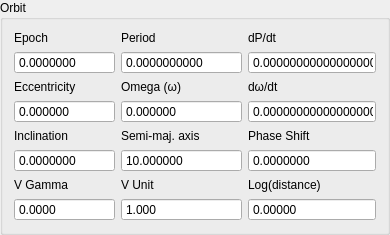
             <widget class="QGroupBox" name="groupBox_7">
              <property name="maximumSize">
               <size>
                <width>350</width>
                <height>16777215</height>
               </size>
              </property>
              <property name="title">
               <string>Orbit</string>
              </property>
              <layout class="QGridLayout" name="gridLayout_8">
               <item row="0" column="0">
                <widget class="QLabel" name="label_95">
                 <property name="sizePolicy">
                  <sizepolicy hsizetype="Preferred" vsizetype="Preferred">
                   <horstretch>0</horstretch>
                   <verstretch>0</verstretch>
                  </sizepolicy>
                 </property>
                 <property name="toolTip">
                  <string>Epoch of the eclipsing system in JD time</string>
                 </property>
                 <property name="statusTip">
                  <string>JD0</string>
                 </property>
                 <property name="text">
                  <string>Epoch</string>
                 </property>
                </widget>
               </item>
               <item row="0" column="1">
                <widget class="QLabel" name="label_97">
                 <property name="toolTip">
                  <string>Period</string>
                 </property>
                 <property name="statusTip">
                  <string>PZERO</string>
                 </property>
                 <property name="text">
                  <string>Period</string>
                 </property>
                </widget>
               </item>
               <item row="0" column="2">
                <widget class="QLabel" name="label_98">
                 <property name="toolTip">
                  <string>First time derivative of period</string>
                 </property>
                 <property name="text">
                  <string>dP/dt</string>
                 </property>
                </widget>
               </item>
               <item row="1" column="0">
                <widget class="QDoubleSpinBox" name="jd0_ipt">
                 <property name="sizePolicy">
                  <sizepolicy hsizetype="Preferred" vsizetype="Fixed">
                   <horstretch>0</horstretch>
                   <verstretch>0</verstretch>
                  </sizepolicy>
                 </property>
                 <property name="buttonSymbols">
                  <enum>QAbstractSpinBox::NoButtons</enum>
                 </property>
                 <property name="correctionMode">
                  <enum>QAbstractSpinBox::CorrectToNearestValue</enum>
                 </property>
                 <property name="decimals">
                  <number>7</number>
                 </property>
                 <property name="maximum">
                  <double>99999999.000000000000000</double>
                 </property>
                </widget>
               </item>
               <item row="1" column="1">
                <widget class="QDoubleSpinBox" name="p0_ipt">
                 <property name="sizePolicy">
                  <sizepolicy hsizetype="Minimum" vsizetype="Fixed">
                   <horstretch>0</horstretch>
                   <verstretch>0</verstretch>
                  </sizepolicy>
                 </property>
                 <property name="buttonSymbols">
                  <enum>QAbstractSpinBox::NoButtons</enum>
                 </property>
                 <property name="correctionMode">
                  <enum>QAbstractSpinBox::CorrectToNearestValue</enum>
                 </property>
                 <property name="decimals">
                  <number>10</number>
                 </property>
                 <property name="minimum">
                  <double>0.000000000000000</double>
                 </property>
                 <property name="maximum">
                  <double>999999.000000000000000</double>
                 </property>
                </widget>
               </item>
               <item row="1" column="2">
                <widget class="QDoubleSpinBox" name="dpdt_ipt">
                 <property name="sizePolicy">
                  <sizepolicy hsizetype="Minimum" vsizetype="Fixed">
                   <horstretch>0</horstretch>
                   <verstretch>0</verstretch>
                  </sizepolicy>
                 </property>
                 <property name="inputMethodHints">
                  <set>Qt::ImhFormattedNumbersOnly</set>
                 </property>
                 <property name="buttonSymbols">
                  <enum>QAbstractSpinBox::NoButtons</enum>
                 </property>
                 <property name="correctionMode">
                  <enum>QAbstractSpinBox::CorrectToNearestValue</enum>
                 </property>
                 <property name="decimals">
                  <number>18</number>
                 </property>
                 <property name="minimum">
                  <double>-999999.000000000000000</double>
                 </property>
                 <property name="maximum">
                  <double>9999999.000000000000000</double>
                 </property>
                </widget>
               </item>
               <item row="2" column="0">
                <widget class="QLabel" name="label_99">
                 <property name="sizePolicy">
                  <sizepolicy hsizetype="Preferred" vsizetype="Preferred">
                   <horstretch>0</horstretch>
                   <verstretch>0</verstretch>
                  </sizepolicy>
                 </property>
                 <property name="toolTip">
                  <string/>
                 </property>
                 <property name="statusTip">
                  <string>e</string>
                 </property>
                 <property name="text">
                  <string>Eccentricity</string>
                 </property>
                </widget>
               </item>
               <item row="2" column="1">
                <widget class="QLabel" name="label_100">
                 <property name="toolTip">
                  <string>&lt;html&gt;&lt;head/&gt;&lt;body&gt;&lt;p&gt;Initial argument of periastron for star 1 in radians, the argument of periastron for star 2 differs by pi radians&lt;/p&gt;&lt;/body&gt;&lt;/html&gt;</string>
                 </property>
                 <property name="statusTip">
                  <string>PERR0</string>
                 </property>
                 <property name="text">
                  <string>Omega (ω)</string>
                 </property>
                </widget>
               </item>
               <item row="2" column="2">
                <widget class="QLabel" name="label_96">
                 <property name="toolTip">
                  <string>First time derivative of omega</string>
                 </property>
                 <property name="statusTip">
                  <string>dPERdt</string>
                 </property>
                 <property name="text">
                  <string>dω/dt</string>
                 </property>
                </widget>
               </item>
               <item row="3" column="0">
                <widget class="QDoubleSpinBox" name="e_ipt">
                 <property name="sizePolicy">
                  <sizepolicy hsizetype="Preferred" vsizetype="Fixed">
                   <horstretch>0</horstretch>
                   <verstretch>0</verstretch>
                  </sizepolicy>
                 </property>
                 <property name="buttonSymbols">
                  <enum>QAbstractSpinBox::NoButtons</enum>
                 </property>
                 <property name="correctionMode">
                  <enum>QAbstractSpinBox::CorrectToNearestValue</enum>
                 </property>
                 <property name="decimals">
                  <number>6</number>
                 </property>
                 <property name="minimum">
                  <double>0.000000000000000</double>
                 </property>
                 <property name="maximum">
                  <double>0.999990000000000</double>
                 </property>
                </widget>
               </item>
               <item row="3" column="1">
                <widget class="QDoubleSpinBox" name="perr0_ipt">
                 <property name="sizePolicy">
                  <sizepolicy hsizetype="Minimum" vsizetype="Fixed">
                   <horstretch>0</horstretch>
                   <verstretch>0</verstretch>
                  </sizepolicy>
                 </property>
                 <property name="buttonSymbols">
                  <enum>QAbstractSpinBox::NoButtons</enum>
                 </property>
                 <property name="correctionMode">
                  <enum>QAbstractSpinBox::CorrectToNearestValue</enum>
                 </property>
                 <property name="decimals">
                  <number>6</number>
                 </property>
                 <property name="minimum">
                  <double>-999999.000000000000000</double>
                 </property>
                 <property name="maximum">
                  <double>999999.000000000000000</double>
                 </property>
                </widget>
               </item>
               <item row="3" column="2">
                <widget class="QDoubleSpinBox" name="dperdt_ipt">
                 <property name="sizePolicy">
                  <sizepolicy hsizetype="Minimum" vsizetype="Fixed">
                   <horstretch>0</horstretch>
                   <verstretch>0</verstretch>
                  </sizepolicy>
                 </property>
                 <property name="buttonSymbols">
                  <enum>QAbstractSpinBox::NoButtons</enum>
                 </property>
                 <property name="correctionMode">
                  <enum>QAbstractSpinBox::CorrectToNearestValue</enum>
                 </property>
                 <property name="decimals">
                  <number>18</number>
                 </property>
                 <property name="minimum">
                  <double>-99999.999899999995250</double>
                 </property>
                 <property name="maximum">
                  <double>9999999.000000000000000</double>
                 </property>
                </widget>
               </item>
               <item row="4" column="0">
                <widget class="QLabel" name="label_101">
                 <property name="sizePolicy">
                  <sizepolicy hsizetype="Preferred" vsizetype="Preferred">
                   <horstretch>0</horstretch>
                   <verstretch>0</verstretch>
                  </sizepolicy>
                 </property>
                 <property name="toolTip">
                  <string>Binary system orbital inclination in degrees</string>
                 </property>
                 <property name="statusTip">
                  <string>INCL</string>
                 </property>
                 <property name="text">
                  <string>Inclination</string>
                 </property>
                </widget>
               </item>
               <item row="4" column="1">
                <widget class="QLabel" name="label_104">
                 <property name="toolTip">
                  <string>Semi-major axis</string>
                 </property>
                 <property name="statusTip">
                  <string>a</string>
                 </property>
                 <property name="text">
                  <string>Semi-maj. axis</string>
                 </property>
                </widget>
               </item>
               <item row="4" column="2">
                <widget class="QLabel" name="label_103">
                 <property name="toolTip">
                  <string>Constant shift to be applied to computed phases; Phase Shift</string>
                 </property>
                 <property name="statusTip">
                  <string>PSHIFT</string>
                 </property>
                 <property name="text">
                  <string>Phase Shift</string>
                 </property>
                </widget>
               </item>
               <item row="5" column="0">
                <widget class="QDoubleSpinBox" name="incl_ipt">
                 <property name="sizePolicy">
                  <sizepolicy hsizetype="Preferred" vsizetype="Fixed">
                   <horstretch>0</horstretch>
                   <verstretch>0</verstretch>
                  </sizepolicy>
                 </property>
                 <property name="buttonSymbols">
                  <enum>QAbstractSpinBox::NoButtons</enum>
                 </property>
                 <property name="correctionMode">
                  <enum>QAbstractSpinBox::CorrectToNearestValue</enum>
                 </property>
                 <property name="decimals">
                  <number>7</number>
                 </property>
                 <property name="minimum">
                  <double>-99999.000000000000000</double>
                 </property>
                 <property name="maximum">
                  <double>99999.000000000000000</double>
                 </property>
                </widget>
               </item>
               <item row="5" column="1">
                <widget class="QDoubleSpinBox" name="a_ipt">
                 <property name="sizePolicy">
                  <sizepolicy hsizetype="Minimum" vsizetype="Fixed">
                   <horstretch>0</horstretch>
                   <verstretch>0</verstretch>
                  </sizepolicy>
                 </property>
                 <property name="buttonSymbols">
                  <enum>QAbstractSpinBox::NoButtons</enum>
                 </property>
                 <property name="correctionMode">
                  <enum>QAbstractSpinBox::CorrectToNearestValue</enum>
                 </property>
                 <property name="decimals">
                  <number>6</number>
                 </property>
                 <property name="minimum">
                  <double>0.000000000000000</double>
                 </property>
                 <property name="maximum">
                  <double>999999.000000000000000</double>
                 </property>
                 <property name="value">
                  <double>10.000000000000000</double>
                 </property>
                </widget>
               </item>
               <item row="5" column="2">
                <widget class="QDoubleSpinBox" name="pshift_ipt">
                 <property name="sizePolicy">
                  <sizepolicy hsizetype="Minimum" vsizetype="Fixed">
                   <horstretch>0</horstretch>
                   <verstretch>0</verstretch>
                  </sizepolicy>
                 </property>
                 <property name="buttonSymbols">
                  <enum>QAbstractSpinBox::NoButtons</enum>
                 </property>
                 <property name="correctionMode">
                  <enum>QAbstractSpinBox::CorrectToNearestValue</enum>
                 </property>
                 <property name="decimals">
                  <number>7</number>
                 </property>
                 <property name="minimum">
                  <double>-99999.000000000000000</double>
                 </property>
                 <property name="maximum">
                  <double>99999.000000000000000</double>
                 </property>
                </widget>
               </item>
               <item row="6" column="0">
                <widget class="QLabel" name="label_102">
                 <property name="sizePolicy">
                  <sizepolicy hsizetype="Preferred" vsizetype="Preferred">
                   <horstretch>0</horstretch>
                   <verstretch>0</verstretch>
                  </sizepolicy>
                 </property>
                 <property name="toolTip">
                  <string>Barycenter's radial motion in V Unit</string>
                 </property>
                 <property name="statusTip">
                  <string>VGAM</string>
                 </property>
                 <property name="text">
                  <string>V Gamma</string>
                 </property>
                </widget>
               </item>
               <item row="6" column="1">
                <widget class="QLabel" name="label_94">
                 <property name="toolTip">
                  <string>Radial velocity input in km/s</string>
                 </property>
                 <property name="statusTip">
                  <string>VUNIT</string>
                 </property>
                 <property name="text">
                  <string>V Unit</string>
                 </property>
                </widget>
               </item>
               <item row="6" column="2">
                <widget class="QLabel" name="label_105">
                 <property name="toolTip">
                  <string>Base 10 logarithm of distance in parsecs</string>
                 </property>
                 <property name="statusTip">
                  <string>DPCLOG</string>
                 </property>
                 <property name="text">
                  <string>Log(distance)</string>
                 </property>
                </widget>
               </item>
               <item row="7" column="0">
                <widget class="QDoubleSpinBox" name="vgamma_ipt">
                 <property name="sizePolicy">
                  <sizepolicy hsizetype="Preferred" vsizetype="Fixed">
                   <horstretch>0</horstretch>
                   <verstretch>0</verstretch>
                  </sizepolicy>
                 </property>
                 <property name="buttonSymbols">
                  <enum>QAbstractSpinBox::NoButtons</enum>
                 </property>
                 <property name="correctionMode">
                  <enum>QAbstractSpinBox::CorrectToNearestValue</enum>
                 </property>
                 <property name="decimals">
                  <number>4</number>
                 </property>
                 <property name="minimum">
                  <double>-99999.000000000000000</double>
                 </property>
                 <property name="maximum">
                  <double>99999.000000000000000</double>
                 </property>
                </widget>
               </item>
               <item row="7" column="1">
                <widget class="QDoubleSpinBox" name="vunit_ipt">
                 <property name="sizePolicy">
                  <sizepolicy hsizetype="Minimum" vsizetype="Fixed">
                   <horstretch>0</horstretch>
                   <verstretch>0</verstretch>
                  </sizepolicy>
                 </property>
                 <property name="buttonSymbols">
                  <enum>QAbstractSpinBox::NoButtons</enum>
                 </property>
                 <property name="correctionMode">
                  <enum>QAbstractSpinBox::CorrectToNearestValue</enum>
                 </property>
                 <property name="decimals">
                  <number>3</number>
                 </property>
                 <property name="minimum">
                  <double>0.001000000000000</double>
                 </property>
                 <property name="maximum">
                  <double>99999.000000000000000</double>
                 </property>
                 <property name="value">
                  <double>1.000000000000000</double>
                 </property>
                </widget>
               </item>
               <item row="7" column="2">
                <widget class="QDoubleSpinBox" name="dpclog_ipt">
                 <property name="sizePolicy">
                  <sizepolicy hsizetype="Minimum" vsizetype="Fixed">
                   <horstretch>0</horstretch>
                   <verstretch>0</verstretch>
                  </sizepolicy>
                 </property>
                 <property name="buttonSymbols">
                  <enum>QAbstractSpinBox::NoButtons</enum>
                 </property>
                 <property name="correctionMode">
                  <enum>QAbstractSpinBox::CorrectToNearestValue</enum>
                 </property>
                 <property name="decimals">
                  <number>5</number>
                 </property>
                 <property name="minimum">
                  <double>0.000000000000000</double>
                 </property>
                 <property name="maximum">
                  <double>9999.000000000000000</double>
                 </property>
                </widget>
               </item>
              </layout>
             </widget>
